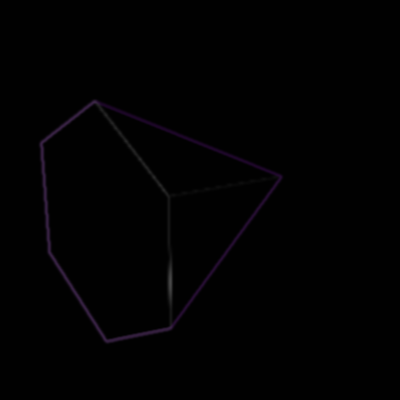

Source code (Python):
#!/usr/bin/env python

# Demonstrate Gaussian blur followed by Sobel edge detection render passes on a cone.

import vtkmodules.vtkInteractionStyle  # noqa: F401
import vtkmodules.vtkRenderingOpenGL2  # noqa: F401

from vtkmodules.vtkCommonCore import vtkLookupTable
from vtkmodules.vtkFiltersSources import vtkConeSource
from vtkmodules.vtkImagingCore import vtkRTAnalyticSource
from vtkmodules.vtkFiltersGeometry import vtkDataSetSurfaceFilter
from vtkmodules.vtkRenderingCore import (
    vtkActor,
    vtkPolyDataMapper,
    vtkRenderWindow,
    vtkRenderWindowInteractor,
    vtkRenderer,
)
from vtkmodules.vtkRenderingOpenGL2 import (
    vtkCameraPass,
    vtkLightsPass,
    vtkOpaquePass,
    vtkOverlayPass,
    vtkRenderPassCollection,
    vtkSequencePass,
    vtkTranslucentPass,
    vtkVolumetricPass,
    vtkGaussianBlurPass,
    vtkSobelGradientMagnitudePass,
)

# Render pass pipeline
camera_pass = vtkCameraPass()
seq = vtkSequencePass()
opaque = vtkOpaquePass()
translucent = vtkTranslucentPass()
volume = vtkVolumetricPass()
overlay = vtkOverlayPass()
lights = vtkLightsPass()

passes = vtkRenderPassCollection()
passes.AddItem(lights)
passes.AddItem(opaque)
passes.AddItem(translucent)
passes.AddItem(volume)
passes.AddItem(overlay)
seq.SetPasses(passes)
camera_pass.SetDelegatePass(seq)

# Sobel gradient magnitude pass wrapping camera pass
sobel_pass = vtkSobelGradientMagnitudePass()
sobel_pass.SetDelegatePass(camera_pass)

# Gaussian blur pass wrapping Sobel pass
blur_pass = vtkGaussianBlurPass()
blur_pass.SetDelegatePass(sobel_pass)

# Sinusoidal image data surface (invisible, from original test)
image_source = vtkRTAnalyticSource()
image_source.SetWholeExtent(0, 9, 0, 9, 0, 9)
image_source.Update()
scalar_range = image_source.GetOutput().GetScalarRange()

surface = vtkDataSetSurfaceFilter()
surface.SetInputConnection(image_source.GetOutputPort())

mapper = vtkPolyDataMapper()
mapper.SetInputConnection(surface.GetOutputPort())

lut = vtkLookupTable()
lut.SetTableRange(scalar_range)
lut.SetAlphaRange(0.5, 0.5)
lut.SetHueRange(0.2, 0.7)
lut.SetNumberOfTableValues(256)
lut.Build()
mapper.SetScalarVisibility(1)
mapper.SetLookupTable(lut)

actor = vtkActor()
actor.SetMapper(mapper)
actor.SetVisibility(0)

# Cone (visible)
cone = vtkConeSource()
cone_mapper = vtkPolyDataMapper()
cone_mapper.SetInputConnection(cone.GetOutputPort())
cone_actor = vtkActor()
cone_actor.SetMapper(cone_mapper)
cone_actor.SetVisibility(1)

# Renderer with custom pass
renderer = vtkRenderer()
renderer.AddActor(actor)
renderer.AddActor(cone_actor)
renderer.SetBackground(0.1, 0.3, 0.0)
renderer.SetPass(blur_pass)

render_window = vtkRenderWindow()
render_window.SetSize(400, 400)
render_window.SetMultiSamples(0)
render_window.SetAlphaBitPlanes(1)
render_window.AddRenderer(renderer)
render_window.SetWindowName("blur and sobel passes")

interactor = vtkRenderWindowInteractor()
interactor.SetRenderWindow(render_window)

# Scene
camera = renderer.GetActiveCamera()
camera.Azimuth(-40.0)
camera.Elevation(20.0)
renderer.ResetCamera()

interactor.Initialize()
interactor.Start()
